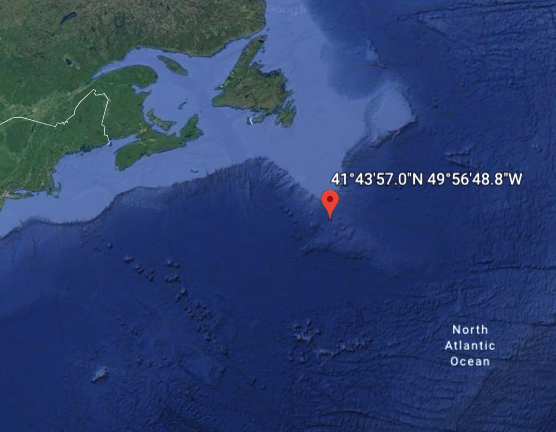
#> input picture search_rescue_program/site_4.png, 556 x 432 px, found by its file name
$ python search_rescure_Bayes_program.py
#> lines starting #> are read from the running program, lines starting #| are printed output that depends on the picture; after the words box and inside, x2 and y2 are one past the last pixel; in counts of white or black regions, pixels touching at a corner belong together
import sys
import random
import itertools
import numpy as np
import cv2 as cv
import matplotlib.pyplot as plt
import sys
from PIL import Image

MAP_FILE = "C:\\Users\\chris' pc\\PycharmProjects\\pythonProject2\\pythonProject\\SAR_project\\search_rescue_program\\site_4.png"

#img = Image.open(MAP_FILE)
#img.save("search_rescue_program/site_4.png", "jpeg")

SA1_CORNERS = (130, 265, 180, 315)
SA2_CORNERS = (80, 255, 130, 305)
SA3_CORNERS = (105, 205, 155, 255)


class Search():
    def __init__(self, name):
        self.name = name
        self.img = cv.imread(MAP_FILE, cv.IMREAD_COLOR)
        if self.img is None:
            print("Could not load map file {}".format(MAP_FILE), file=sys.stderr)
            sys.exit(1)

        self.area_actual = 0
        self.sailor_actual = [0, 0]

        self.sa1 = self.img[SA1_CORNERS[1]:SA1_CORNERS[3], SA1_CORNERS[0]:SA1_CORNERS[2]]
        self.sa2 = self.img[SA2_CORNERS[1]:SA2_CORNERS[3], SA2_CORNERS[0]:SA2_CORNERS[2]]
        self.sa3 = self.img[SA3_CORNERS[1]:SA3_CORNERS[3], SA3_CORNERS[0]:SA3_CORNERS[2]]

        self.p1 = 0.2
        self.p2 = 0.5
        self.p3 = 0.3

        self.sep1 = 0
        self.sep2 = 0
        self.sep3 = 0

    def draw_map(self, last_known, search_coords, scale_factor=0.5):
        img_copy = self.img.copy()

        # Draw search areas
        cv.rectangle(img_copy, (SA1_CORNERS[0], SA1_CORNERS[1]),
                    (SA1_CORNERS[2], SA1_CORNERS[3]), (0, 0, 0), 1)
        cv.rectangle(img_copy, (SA2_CORNERS[0], SA2_CORNERS[1]),
                    (SA2_CORNERS[2], SA2_CORNERS[3]), (0, 0, 0), 1)
        cv.rectangle(img_copy, (SA3_CORNERS[0], SA3_CORNERS[1]),
                    (SA3_CORNERS[2], SA3_CORNERS[3]), (0, 0, 0), 1)

        # Draw last known position as a cross
        scaled_last_known = (int(last_known[0] * scale_factor), int(last_known[1] * scale_factor))
        cv.drawMarker(img_copy, scaled_last_known, (0, 0, 255), cv.MARKER_CROSS, 5)

        # Draw search coordinates
        for coord in search_coords:
            x = coord[0]
            y = coord[1]
            if coord[0] < self.sa1.shape[1]:
                x += SA1_CORNERS[0]
                y += SA1_CORNERS[1]
            elif coord[0] < self.sa1.shape[1] + self.sa2.shape[1]:
                x += SA2_CORNERS[0] - self.sa1.shape[1]
                y += SA2_CORNERS[1]
            else:
                x += SA3_CORNERS[0] - self.sa1.shape[1] - self.sa2.shape[1]
                y += SA3_CORNERS[1]

            scaled_coord = (int(x * scale_factor), int(y * scale_factor))
            cv.putText(img_copy, f"({coord[0]},{coord[1]})", scaled_coord,
                    cv.FONT_HERSHEY_SIMPLEX, 0.4, (0, 0, 255), 1)
            cv.circle(img_copy, scaled_coord, 1, (0, 255, 0), -1)  # Smallest circle size

        scaled_img = cv.resize(img_copy, None, fx=scale_factor, fy=scale_factor)
        plt.imshow(cv.cvtColor(scaled_img, cv.COLOR_BGR2RGB))
        plt.show(block=False)

    def sailor_final_location(self):
    # Define the range of coordinates near the Titanic wreck site
        x_range = range(4100, 4200)
        y_range = range(-5000, -4900)


        # Generate random coordinates within the defined range
        x = np.random.choice(x_range, 1)
        y = np.random.choice(y_range, 1)

        # Set the sailor's actual location
        self.sailor_actual = [x, y]

        return x, y


    def calc_search_effectiveness(self):
        self.sep1 = random.uniform(0.2, 0.9)
        self.sep2 = random.uniform(0.2, 0.9)
        self.sep3 = random.uniform(0.2, 0.9)

    def conduct_search(self, area_num, area_array, effectiveness_prob):
        local_y_range = range(area_array.shape[0])
        local_x_range = range(area_array.shape[1])
        coords = list(itertools.product(local_x_range, local_y_range))
        random.shuffle(coords)
        coords = coords[:int((len(coords) * effectiveness_prob))]
        loc_actual = (self.sailor_actual[0], self.sailor_actual[1])
        if area_num == self.area_actual and loc_actual in coords:
            return "WARNING! FOUND IN AREA {}!".format(area_num), coords, self.area_actual, loc_actual
        else:
            return "Negative Contact...", coords, self.area_actual, loc_actual

    def revise_target_probs(self):
        denom = self.p1 * (1 - self.sep1) + self.p2 * (1 - self.sep2) + self.p3 * (1 - self.sep3)
        if denom != 0:
            self.p1 = self.p1 * (1 - self.sep1) / denom
            self.p2 = self.p2 * (1 - self.sep2) / denom
            self.p3 = self.p3 * (1 - self.sep3) / denom


def draw_menu(search_num):
    print('\nSearch {}'.format(search_num))
    print(
        """ Welcome to 'SAROPS' choose the areas to search:

        0 - QUIT
        1 - Search Area 1 twice
        2 - Search Area 2 twice
        3 - Search Area 3 twice
        4 - Search Area 1 & 2
        5 - Search Area 2 & 3
        6 - Search Area 2 & 3
        7 - START OVER

                        """
    )


def main():
    app = Search('Titanic Wreck')
#> in __init__, self.img is the input picture: shape (432, 556, 3); mean B, G, R 109.4, 63.6, 43.4
#> in __init__, `self.sa1 = self.img[SA1_CORNERS[1]:SA1_CORNERS[3], SA1_CORNERS[0]:SA1_..`:
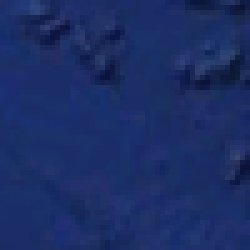
#> self.sa1: shape (50, 50, 3) (shown 5 times larger); mean B, G, R 100.9, 45.7, 27.1
#> in __init__, `self.sa2 = self.img[SA2_CORNERS[1]:SA2_CORNERS[3], SA2_CORNERS[0]:SA2_..`:
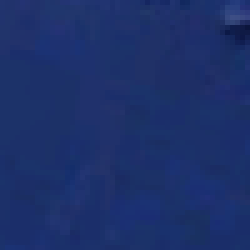
#> self.sa2: shape (50, 50, 3) (shown 5 times larger); mean B, G, R 106, 48.4, 28.6
#> in __init__, `self.sa3 = self.img[SA3_CORNERS[1]:SA3_CORNERS[3], SA3_CORNERS[0]:SA3_..`:
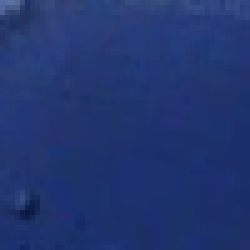
#> self.sa3: shape (50, 50, 3) (shown 5 times larger); mean B, G, R 112.1, 53.2, 33.3
    search_num = 1

    while True:
        app.calc_search_effectiveness()
        draw_menu(search_num)
        choice = input("Choice: ")
#> the answer given: 1

        if choice == "0":
            sys.exit()

        elif choice == "1":
            results_1, coords_1, actual_area, actual_coords = app.conduct_search(1, app.sa1, app.sep1)
#> results_1 = 'Negative Contact...'; coords_1 = 1977 pairs, first value 0 to 49, second value 0 to 49; actual_area = 0; actual_coords = (0, 0)
            results_2, coords_2, _, _ = app.conduct_search(1, app.sa1, app.sep1)
#> results_2 = 'Negative Contact...'; coords_2 has the same summary as coords_1
            app.sep1 = (len(set(coords_1 + coords_2))) / (len(app.sa1) ** 2)
#> app.sep1 = 0.958
            app.sep2 = 0
            app.sep3 = 0
            search_coords = coords_1 + coords_2
#> search_coords = 3954 pairs, first value 0 to 49, second value 0 to 49
            app.sailor_actual = actual_coords
#> app.sailor_actual = (0, 0)
            app.area_actual = actual_area
#> app.area_actual = 0
            app.draw_map((160, 290), search_coords)
#> in draw_map, `cv.rectangle(img_copy, (SA3_CORNERS[0], SA3_CORNERS[1]), (SA3_CORNERS[..`:
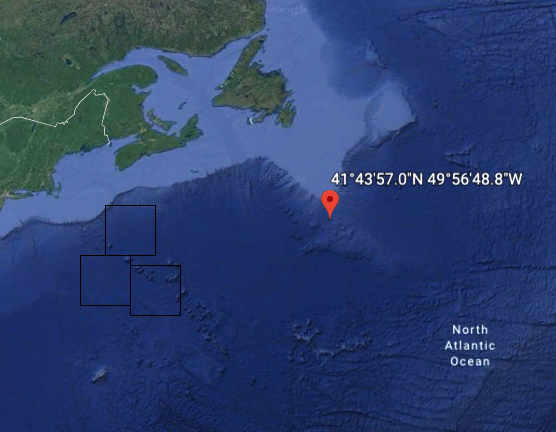
#> img_copy: shape (432, 556, 3); mean B, G, R 109.1, 63.5, 43.3
#> in draw_map, `cv.drawMarker(img_copy, scaled_last_known, (0, 0, 255), cv.MARKER_CROS..`: img_copy: shape (432, 556, 3); under 0.01% of pixels changed, all inside (x1, y1, x2, y2) = (78, 143, 83, 148)
#> the loop in draw_map, `for coord in search_coords:` made 3954 passes
#> (coord, x, y, scaled_coord) on passes 1 to 12: ((26, 22), 156, 287, (78, 143)), ((0, 38), 130, 303, (65, 151)), ((22, 7), 152, 272, (76, 136)), ((25, 24), 155, 289, (77, 144)), ((19, 13), 149, 278, (74, 139)), ((29, 35), 159, 300, (79, 150)), ((5, 34), 135, 299, (67, 149)), ((37, 39), 167, 304, (83, 152)), ((20, 18), 150, 283, (75, 141)), ((46, 0), 176, 265, (88, 132)), ((9, 9), 139, 274, (69, 137)), ((36, 33), 166, 298, (83, 149))
#> (x, y) on passes 61 to 66: (140, 306), (167, 269), (155, 291), (138, 299), (177, 278), (137, 301)
#> after the loop in draw_map, `for coord in search_coords:`:
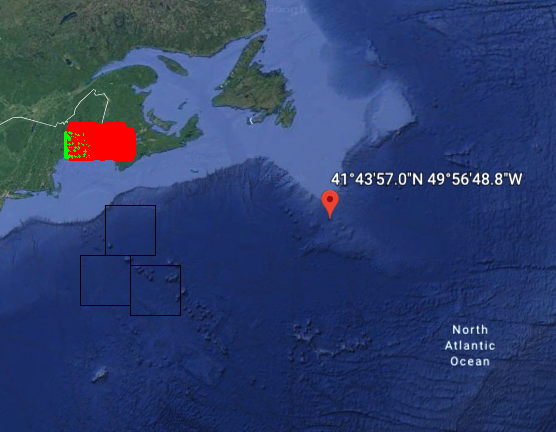
#> img_copy: shape (432, 556, 3); mean B, G, R 108, 62.7, 45.2
#> in draw_map, `plt.show(block=False)`:
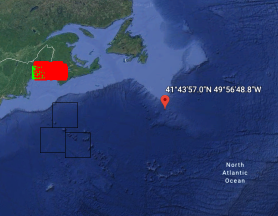
#> shown: shape (216, 278, 3); mean R, G, B 45.3, 62.8, 108.1
            app.revise_target_probs()
#> in revise_target_probs, `denom = self.p1 * (1 - self.sep1) + self.p2 * (1 - self.sep2) + self.p..`: denom = 0.808
#> in revise_target_probs, `self.p1 = self.p1 * (1 - self.sep1) / denom`: self.p1 = 0.0105
#> in revise_target_probs, `self.p2 = self.p2 * (1 - self.sep2) / denom`: self.p2 = 0.618
#> in revise_target_probs, `self.p3 = self.p3 * (1 - self.sep3) / denom`: self.p3 = 0.371
            print("Search {} Results 2 = {}\n".format(search_num, results_2), file=sys.stderr)
            print("Updated Probabilities: P1 = {}, P2 = {}, P3 = {}\n".format(app.p1, app.p2, app.p3), file=sys.stderr)
            search_num += 1

        elif choice == "2":
            results_1, coords_1, actual_area, actual_coords = app.conduct_search(2, app.sa2, app.sep2)
            results_2, coords_2, _, _ = app.conduct_search(2, app.sa2, app.sep2)
            app.sep1 = (len(set(coords_1 + coords_2))) / (len(app.sa2) ** 2)
            app.sep2 = 0
            app.sep3 = 0
            search_coords = coords_1 + coords_2
            app.sailor_actual = actual_coords
            app.area_actual = actual_area
            app.draw_map((160, 290), search_coords)
            app.revise_target_probs()
            print("Search {} Results 2 = {}\n".format(search_num, results_2), file=sys.stderr)
            print("Updated Probabilities: P1 = {}, P2 = {}, P3 = {}\n".format(app.p1, app.p2, app.p3), file=sys.stderr)
            search_num += 1

        elif choice == "3":
            results_1, coords_1, actual_area, actual_coords = app.conduct_search(3, app.sa3, app.sep3)
            results_2, coords_2, _, _ = app.conduct_search(3, app.sa3, app.sep3)
            app.sep1 = (len(set(coords_1 + coords_2))) / (len(app.sa3) ** 2)
            app.sep2 = 0
            app.sep3 = 0
            search_coords = coords_1 + coords_2
            app.sailor_actual = actual_coords
            app.area_actual = actual_area
            app.draw_map((160, 290), search_coords)
            app.revise_target_probs()
            print("Search {} Results 2 = {}\n".format(search_num, results_2), file=sys.stderr)
            print("Updated Probabilities: P1 = {}, P2 = {}, P3 = {}\n".format(app.p1, app.p2, app.p3), file=sys.stderr)
            search_num += 1

        elif choice == "4":
            results_1, coords_1, actual_area, actual_coords = app.conduct_search(1, app.sa1, app.sep1)
            results_2, coords_2, _, _ = app.conduct_search(2, app.sa2, app.sep2)
            app.sep3 = 0
            search_coords = coords_1 + coords_2
            app.sailor_actual = actual_coords
            app.area_actual = actual_area
            app.draw_map((160, 290), search_coords)
            app.revise_target_probs()
            print("Search {} Results 2 = {}\n".format(search_num, results_2), file=sys.stderr)
            print("Updated Probabilities: P1 = {}, P2 = {}, P3 = {}\n".format(app.p1, app.p2, app.p3), file=sys.stderr)
            search_num += 1

        elif choice == "5":
            results_1, coords_1, actual_area, actual_coords = app.conduct_search(1, app.sa1, app.sep1)
            results_2, coords_2, _, _ = app.conduct_search(3, app.sa3, app.sep3)
            app.sep1 = 0
            search_coords = coords_1 + coords_2
            app.sailor_actual = actual_coords
            app.area_actual = actual_area
            app.draw_map((160, 290), search_coords)
            app.revise_target_probs()
            print("Search {} Results 2 = {}\n".format(search_num, results_2), file=sys.stderr)
            print("Updated Probabilities: P1 = {}, P2 = {}, P3 = {}\n".format(app.p1, app.p2, app.p3), file=sys.stderr)
            search_num += 1

        elif choice == "6":
            results_1, coords_1, actual_area, actual_coords = app.conduct_search(2, app.sa2, app.sep2)
            results_2, coords_2, _, _ = app.conduct_search(3, app.sa3, app.sep3)
            app.sep1 = (len(set(coords_1 + coords_2))) / (len(app.sa1) ** 2)
            app.sep2 = 0
            app.sep3 = 0
            search_coords = coords_1 + coords_2
            app.sailor_actual = actual_coords
            app.area_actual = actual_area
            app.draw_map((160, 290), search_coords)
            app.revise_target_probs()
            print("Search {} Results 2 = {}\n".format(search_num, results_2), file=sys.stderr)
            print("Updated Probabilities: P1 = {}, P2 = {}, P3 = {}\n".format(app.p1, app.p2, app.p3), file=sys.stderr)
            search_num += 1

        elif choice == "7":
            app.__init__('Titanic Wreck')
            search_num = 1
            continue

        else:
            print("\nSorry...invalid choice. Please choose again.", file=sys.stderr)
            continue


if __name__ == '__main__':
#> (the run stopped early here; a loop or call above may not have finished)
